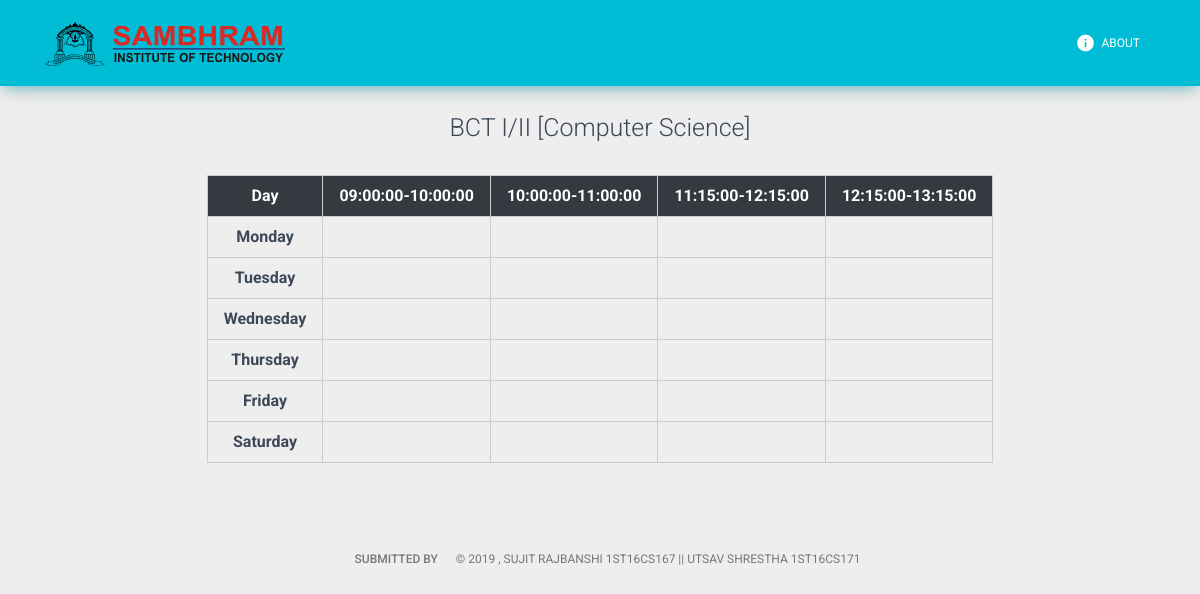
Before: /routine/departments/sections/2/ with the older database file.
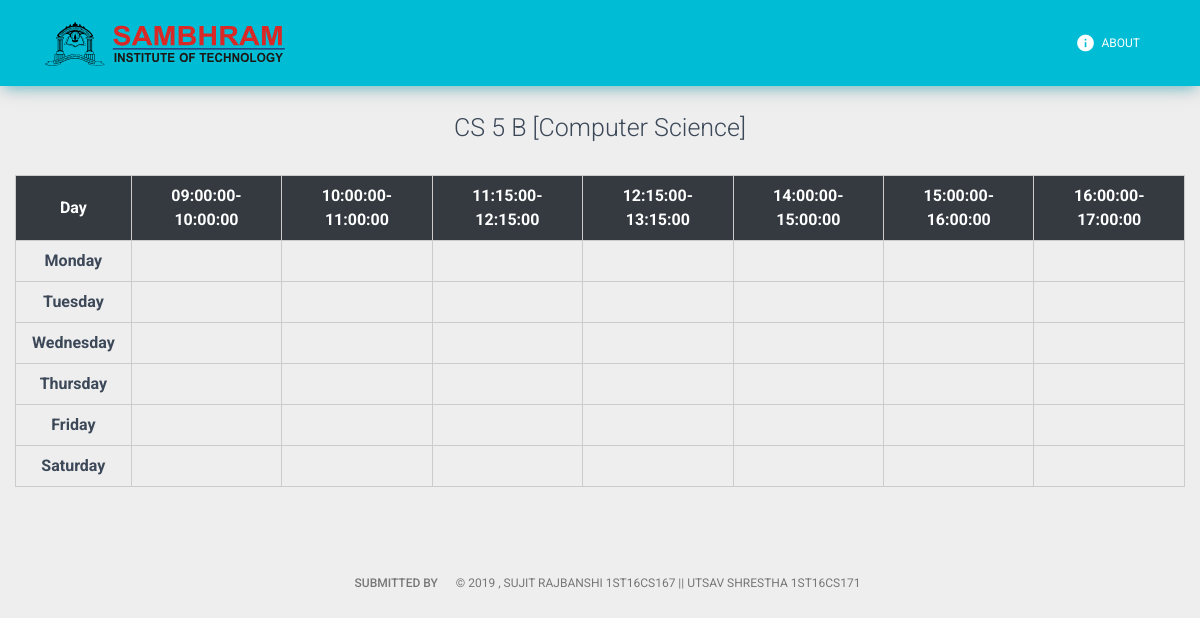
After: the same page with the newer database file.
### routine/models.py (models this page shows, shortened)
class Section(models.Model):
    name = models.CharField(max_length=10)
    department = models.ForeignKey(Department, on_delete=models.CASCADE)
    semester = models.ForeignKey(Semester, on_delete=models.CASCADE)
    class Meta:
        unique_together = [('name', 'department', 'semester')]
    def __str__(self):
        return self.name

class Period(models.Model):
    number = models.IntegerField(default=1, unique=True)
    start_time = models.TimeField()
    end_time = models.TimeField()
    class Meta:
        unique_together = [('start_time', 'end_time')]
    def __str__(self):
        return '{1}-{2}'.format(self.number, self.start_time, self.end_time)

class Department(models.Model):
    name = models.CharField(max_length=100)
    code = models.CharField(max_length=10)
    def __str__(self):
        return self.name

### routine/views.py (the view)
# urls.py: re_path(r'^departments/sections/(?P<sec_id>[0-9]+)/$', views.section_routine, name='section_routine'),
def section_routine(request, sec_id):
    section = get_object_or_404(Section, id=sec_id)
    routine_list = get_section_routine(section_id=sec_id)
    periods = Period.objects.all().order_by('start_time')
    routine_details = RoutineDetails.objects.filter(routine__in=section.routines.all())\
                        .order_by('subject').distinct()
    sub_teach = set(['{0} : {1}'.format(x.subject.code, x.taught_by.__str__()) for x in routine_details])
    return render(request, 'routine/section_routine.html', {'routine_list': routine_list,
                                                            'periods': periods,
                                                            'section': section,
                                                            'sub_teach': sub_teach})

### routine/services.py (called while the page is built)
def get_section_routine(**kwargs):
    routine_array = []
    days_list = [{'day': x[0], 'name': x[1]} for x in day_choices]
    periods = Period.objects.all().order_by('start_time')
    routine = Routine.objects.filter(**kwargs)
    for each in days_list:
        temp_dict = {}
        temp_dict['day_info'] = each
        temp_dict['period_info'] = [{'period': x} for x in periods]
        for period_dict in temp_dict['period_info']:
            period_dict['routine_details'] = [x.details.all() for x in routine if x.period == period_dict['period']
                                              and x.day == each['day']]
        routine_array.append(temp_dict)
    return routine_array

### routine/templates/routine/section_routine.html (shortened to what this page needs)
{% extends 'routine/base.html' %}
{% load static %}
{% block content %}
    <div class="container col-sm-12 col-lg-12 align-left ml-auto mr-auto">
        <h3 class="text-center">{{ section }} [{{ section.department }}]</h3>
        <table class="table-bordered ml-auto mr-auto text-center">
            <thead>
            <tr class="bg-dark text-white">
                <th>Day</th>
                {% for each in periods %}
                    <th>{{ each }}</th>
                {% endfor %}
            </tr>
            </thead>
            <tbody>
            {% for each in routine_list %}
                <tr>
                    <th>{{ each.day_info.name }}</th>
                    {% for period_info in each.period_info %}
                        <td>
                        </td>
                    {% endfor %}
                </tr>
            {% endfor %}
            </tbody>
        </table>
{% endblock %}

Changed rows visible on the page:
changed Section "Computer Science": name "BCT I/II" → "CS 5 B"
added Period: number+start_time+end_time "14:00:00-15:00:00"
added Period: number+start_time+end_time "15:00:00-16:00:00"
added Period: number+start_time+end_time "16:00:00-17:00:00"
